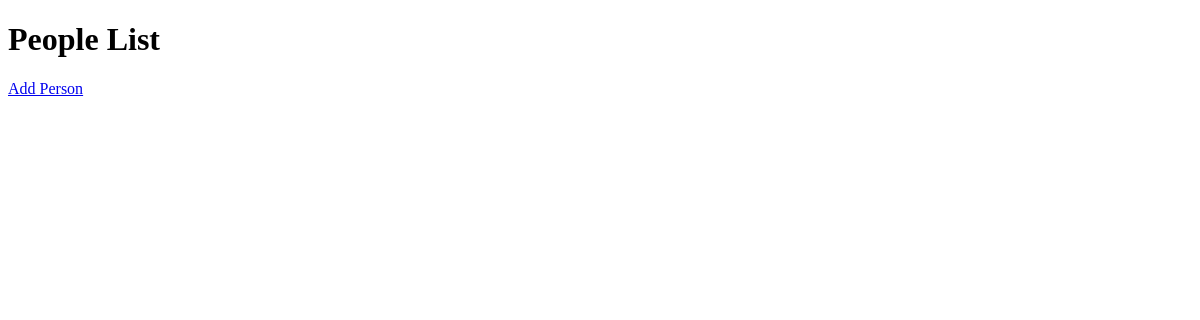
The page /people/ on the database as committed earlier.
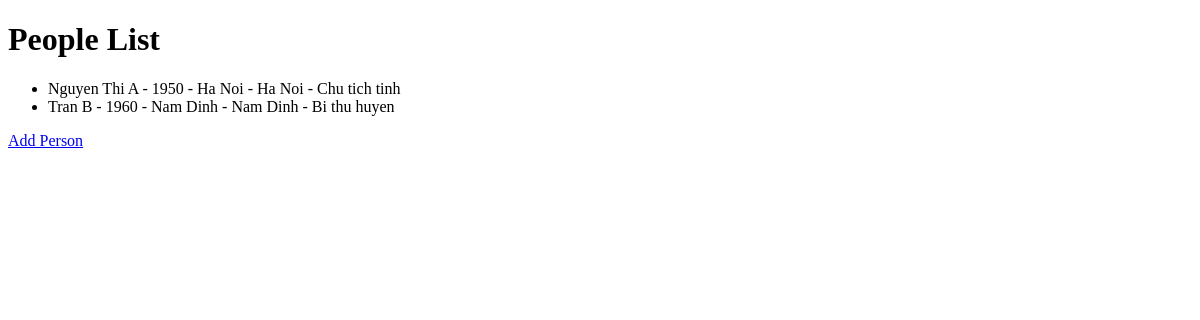
The same page on the database as committed later.
### people/models.py (models this page shows, shortened)
class Person(models.Model):
    name = models.CharField(max_length=100)
    year_of_birth = models.IntegerField(null=True, blank=True)
    hometown = models.CharField(max_length=100, null=True, blank=True)
    current_workplace = models.CharField(max_length=100, null=True, blank=True)
    current_workposition = models.CharField(max_length=100, null=True, blank=True)

### people/views.py (the view)
# urls.py: path('', person_list, name='person_list'),
def person_list(request):
    persons = Person.objects.all()
    return render(request, 'people/person_list.html', {'persons': persons})

### templates/people/person_list.html (shortened to what this page needs)
<!DOCTYPE html>
<html>
<head>
</head>
<body>
    <h1>People List</h1>
    <ul>
        {% for person in persons %}
            <li>{{ person.name }} - {{ person.year_of_birth }} - {{ person.hometown }} - {{ person.current_workplace }} - {{ person.current_workposition }}</li>
        {% endfor %}
    </ul>
    <a href="{% url 'add_person' %}">Add Person</a>
</body>
</html>

Rows that differ between the two databases and show on the page:
added Person: name "Nguyen Thi A", year_of_birth "1950", hometown "Ha Noi", current_workplace "Ha Noi", current_workposition "Chu tich tinh"
added Person: name "Tran B", year_of_birth "1960", hometown "Nam Dinh", current_workplace "Nam Dinh", current_workposition "Bi thu huyen"
